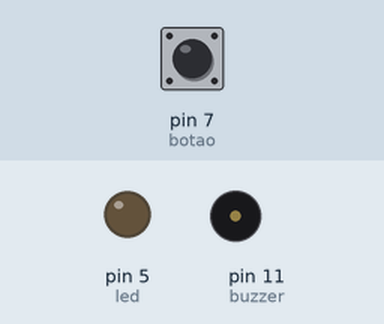
This sketch was run on a simulated Arduino Uno, built with avr-gcc and run on an emulated ATmega328P. Parts: output pins drawn as LEDs (lit = HIGH), buzzer (waves = sounding). Inputs (shaded band) come from the test bench; at power-on: pin 7 (botao) HIGH.

Above: at 1.2 s.
1.3 s: pin 7 (botao) pulled LOW for 0.15 s
At 1.37 s:
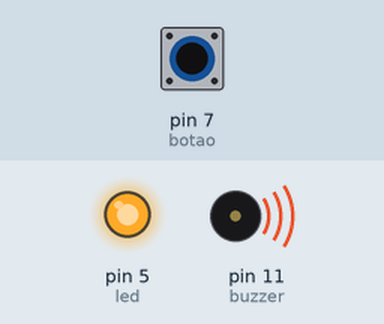
2.9 s: pin 7 (botao) pulled LOW for 3.2 s
At 7.1 s:
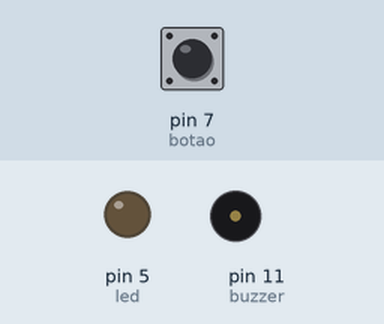
Timing chart, 0 to 8.6 s (numbered marks = the images above; inputs shaded):
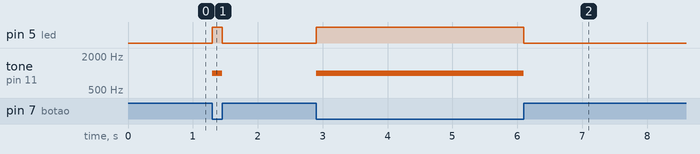

Measured:
- after the input at 1.3 s, pin 5 (led): LOW → HIGH at once, → LOW 0.15 s later; tone on pin 11 (buzzer): silent → 1000 Hz at once, → silent 0.15 s later
- after the input at 2.9 s, pin 5 (led): LOW → HIGH at once, → LOW 3.2 s later; tone on pin 11 (buzzer): silent → 1000 Hz at once, → silent 3.2 s later

The sketch:

codigo_fonte.ino
```cpp
/**
* WITE 2024
* Robótica Educacional
* Desafio : Acessibilidade na Escola
* Microcontrolador : Arduino
* Autor : Jarles Santos
* Autor : Jackson Roberio
*/

// Definição de pinos
#define botao 7     // Pino onde o botão está conectado
#define led 5       // Pino onde o LED está conectado
#define buzzer 11   // Pino onde o speaker está conectado

bool estadoBotao = false;    // Inicia a variável para armazenar o estado do botão, se pressionado ou não

void setup() {
  // Configura os pinos
  pinMode(botao, INPUT_PULLUP);  // Configura o pino do botão com resistência pull-up
  pinMode(led, OUTPUT);          // Configura o pino do LED como saída
  pinMode(buzzer, OUTPUT);      // Configura o pino do speaker como saída

}

void loop() {
  // Lê o estado do botão
  estadoBotao = digitalRead(botao);

  // Se o botão for pressionado (LOW porque está com PULLUP)
  if (estadoBotao == false) {
      // Acende o LED
      digitalWrite(led, HIGH);
      // Emite som no buzzer
      tone(buzzer, 1000);  // Frequência de 1000 Hz
    } else {
      // Desliga o LED e o som
      digitalWrite(led, LOW);
      // Interrompe o som no buzzer
      noTone(buzzer);
    }
  }
```
